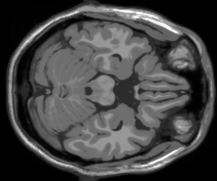
%> input picture assignment3/2/data/slice_50.png, 217 x 181 px
$ octave myMainScript.m   (GNU Octave 9; MATLAB toolbox functions it lacks are replaced by stand-ins)
%> lines starting %> are read from the running program, lines starting %| are printed output that depends on the picture
### assignment3/2/code/l1_ls_matlab/l1_ls.m
function [x,status,history] = l1_ls(A,varargin)
%
% l1-Regularized Least Squares Problem Solver
%
%   l1_ls solves problems of the following form:
%
%       minimize ||A*x-y||^2 + lambda*sum|x_i|,
%
%   where A and y are problem data and x is variable (described below).
%
% CALLING SEQUENCES
%   [x,status,history] = l1_ls(A,y,lambda [,tar_gap[,quiet]])
%   [x,status,history] = l1_ls(A,At,m,n,y,lambda, [,tar_gap,[,quiet]]))
%
%   if A is a matrix, either sequence can be used.
%   if A is an object (with overloaded operators), At, m, n must be
%   provided.
%
% INPUT
%   A       : mxn matrix; input data. columns correspond to features.
%
%   At      : nxm matrix; transpose of A.
%   m       : number of examples (rows) of A
%   n       : number of features (column)s of A
%
%   y       : m vector; outcome.
%   lambda  : positive scalar; regularization parameter
%
%   tar_gap : relative target duality gap (default: 1e-3)
%   quiet   : boolean; suppress printing message when true (default: false)
%
%   (advanced arguments)
%       eta     : scalar; parameter for PCG termination (default: 1e-3)
%       pcgmaxi : scalar; number of maximum PCG iterations (default: 5000)
%
% OUTPUT
%   x       : n vector; classifier
%   status  : string; 'Solved' or 'Failed'
%
%   history : matrix of history data. columns represent (truncated) Newton
%             iterations; rows represent the following:
%            - 1st row) gap
%            - 2nd row) primal objective
%            - 3rd row) dual objective
%            - 4th row) step size
%            - 5th row) pcg iterations
%            - 6th row) pcg status flag
%
% USAGE EXAMPLES
%   [x,status] = l1_ls(A,y,lambda);
%   [x,status] = l1_ls(A,At,m,n,y,lambda,0.001);
%

% AUTHOR    Kwangmoo Koh <deneb1@stanford.edu>
% UPDATE    Apr 8 2007
%
% COPYRIGHT 2008 Kwangmoo Koh, Seung-Jean Kim, and Stephen Boyd

%------------------------------------------------------------
%       INITIALIZE
%------------------------------------------------------------

% IPM PARAMETERS
MU              = 2;        % updating parameter of t
MAX_NT_ITER     = 400;      % maximum IPM (Newton) iteration

% LINE SEARCH PARAMETERS
ALPHA           = 0.01;     % minimum fraction of decrease in the objective
BETA            = 0.5;      % stepsize decrease factor
MAX_LS_ITER     = 100;      % maximum backtracking line search iteration

% VARIABLE ARGUMENT HANDLING
% if the second argument is a matrix or an operator, the calling sequence is
%   l1_ls(A,At,y,lambda,m,n [,tar_gap,[,quiet]]))
% if the second argument is a vector, the calling sequence is
%   l1_ls(A,y,lambda [,tar_gap[,quiet]])
if ( (isobject(varargin{1}) || ~isvector(varargin{1})) && nargin >= 6)
    At = varargin{1};
    m  = varargin{2};
    n  = varargin{3};
    y  = varargin{4};
    lambda = varargin{5};
    varargin = varargin(6:end);

elseif (nargin >= 3)
    At = A';
    [m,n] = size(A);
    y  = varargin{1};
    lambda = varargin{2};
    varargin = varargin(3:end);
else
    if (~quiet) disp('Insufficient input arguments'); end
    x = []; status = 'Failed'; history = [];
    return;
end

% VARIABLE ARGUMENT HANDLING
t0         = min(max(1,1/lambda),2*n/1e-3);
defaults   = {1e-3,false,1e-3,5000,zeros(n,1),ones(n,1),t0};
given_args = ~cellfun('isempty',varargin);
defaults(given_args) = varargin(given_args);
[reltol,quiet,eta,pcgmaxi,x,u,t] = deal(defaults{:});

f = [x-u;-x-u];

% RESULT/HISTORY VARIABLES
pobjs = [] ; dobjs = [] ; sts = [] ; pitrs = []; pflgs = [];
pobj  = Inf; dobj  =-Inf; s   = Inf; pitr  = 0 ; pflg  = 0 ;

ntiter  = 0; lsiter  = 0; zntiter = 0; zlsiter = 0;
normg   = 0; prelres = 0; dxu =  zeros(2*n,1);

% diagxtx = diag(At*A);
diagxtx = 2*ones(n,1);

if (~quiet) disp(sprintf('\nSolving a problem of size (m=%d, n=%d), with lambda=%.5e',...
            m,n,lambda)); end
if (~quiet) disp('-----------------------------------------------------------------------------');end
if (~quiet) disp(sprintf('%5s %9s %15s %15s %13s %11s',...
            'iter','gap','primobj','dualobj','step len','pcg iters')); end

%------------------------------------------------------------
%               MAIN LOOP
%------------------------------------------------------------

for ntiter = 0:MAX_NT_ITER

    z = A*x-y;

    %------------------------------------------------------------
    %       CALCULATE DUALITY GAP
    %------------------------------------------------------------

    nu = 2*z;

    maxAnu = norm(At*nu,inf);
    if (maxAnu > lambda)
        nu = nu*lambda/maxAnu;
    end
    pobj  =  z'*z+lambda*norm(x,1);
    dobj  =  max(-0.25*nu'*nu-nu'*y,dobj);
    gap   =  pobj - dobj;

    pobjs = [pobjs pobj]; dobjs = [dobjs dobj]; sts = [sts s];
    pflgs = [pflgs pflg]; pitrs = [pitrs pitr];

    %------------------------------------------------------------
    %   STOPPING CRITERION
    %------------------------------------------------------------
    if (~quiet) disp(sprintf('%4d %12.2e %15.5e %15.5e %11.1e %8d',...
        ntiter, gap, pobj, dobj, s, pitr)); end

    if (gap/dobj < reltol)
        status  = 'Solved';
        history = [pobjs-dobjs; pobjs; dobjs; sts; pitrs; pflgs];
        if (~quiet) disp('Absolute tolerance reached.'); end
        %disp(sprintf('total pcg iters = %d\n',sum(pitrs)));
        return;
    end
    %------------------------------------------------------------
    %       UPDATE t
    %------------------------------------------------------------
    if (s >= 0.5)
        t = max(min(2*n*MU/gap, MU*t), t);
    end

    %------------------------------------------------------------
    %       CALCULATE NEWTON STEP
    %------------------------------------------------------------

    q1 = 1./(u+x);          q2 = 1./(u-x);
    d1 = (q1.^2+q2.^2)/t;   d2 = (q1.^2-q2.^2)/t;


    % calculate gradient
    gradphi = [At*(z*2)-(q1-q2)/t; lambda*ones(n,1)-(q1+q2)/t];

    % calculate vectors to be used in the preconditioner
    prb     = diagxtx+d1;
    prs     = prb.*d1-(d2.^2);

    % set pcg tolerance (relative)
    normg   = norm(gradphi);
    pcgtol  = min(1e-1,eta*gap/min(1,normg));

    if (ntiter ~= 0 && pitr == 0) pcgtol = pcgtol*0.1; end

    [dxu,pflg,prelres,pitr,presvec] = ...
        pcg(@AXfunc_l1_ls,-gradphi,pcgtol,pcgmaxi,@Mfunc_l1_ls,...
            [],dxu,A,At,d1,d2,d1./prs,d2./prs,prb./prs);

    if (pflg == 1) pitr = pcgmaxi; end

    dx  = dxu(1:n);
    du  = dxu(n+1:end);

    %------------------------------------------------------------
    %   BACKTRACKING LINE SEARCH
    %------------------------------------------------------------
    phi = z'*z+lambda*sum(u)-sum(log(-f))/t;
    s = 1.0;
    gdx = gradphi'*dxu;
    for lsiter = 1:MAX_LS_ITER
        newx = x+s*dx; newu = u+s*du;
        newf = [newx-newu;-newx-newu];
        if (max(newf) < 0)
            newz   =  A*newx-y;
            newphi =  newz'*newz+lambda*sum(newu)-sum(log(-newf))/t;
            if (newphi-phi <= ALPHA*s*gdx)
                break;
            end
        end
        s = BETA*s;
    end
    if (lsiter == MAX_LS_ITER) break; end % exit by BLS

    x = newx; u = newu; f = newf;
end


%------------------------------------------------------------
%       ABNORMAL TERMINATION (FALL THROUGH)
%------------------------------------------------------------
if (lsiter == MAX_LS_ITER)
    % failed in backtracking linesearch.
    if (~quiet) disp('MAX_LS_ITER exceeded in BLS'); end
    status = 'Failed';
elseif (ntiter == MAX_NT_ITER)
    % fail to find the solution within MAX_NT_ITER
    if (~quiet) disp('MAX_NT_ITER exceeded.'); end
    status = 'Failed';
end
history = [pobjs-dobjs; pobjs; dobjs; sts; pitrs; pflgs];

return;

%------------------------------------------------------------
%       COMPUTE AX (PCG)
%------------------------------------------------------------
function [y] = AXfunc_l1_ls(x,A,At,d1,d2,p1,p2,p3)
%
% y = hessphi*[x1;x2],
%
% where hessphi = [A'*A*2+D1 , D2;
%                  D2        , D1];

n  = length(x)/2;
x1 = x(1:n);
x2 = x(n+1:end);

y = [(At*((A*x1)*2))+d1.*x1+d2.*x2; d2.*x1+d1.*x2];

%------------------------------------------------------------
%       COMPUTE P^{-1}X (PCG)
%------------------------------------------------------------
function [y] = Mfunc_l1_ls(x,A,At,d1,d2,p1,p2,p3)
%
% y = P^{-1}*x,
%

n  = length(x)/2;
x1 = x(1:n);
x2 = x(n+1:end);

y = [ p1.*x1-p2.*x2;...
     -p2.*x1+p3.*x2];

### assignment3/2/code/myMainScript.m
%% Question 2
clc; clear all; close all;
tic;
%% Reading slices
slice_50 = im2double(imread("../data/slice_50.png"));
%> slice_50: size 181x217 double; min 0, max 1, mean 0.27
slice_50 = padarray(slice_50, [37, 19], 0, 'both');;
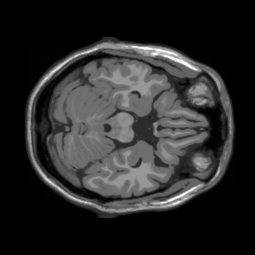
%> slice_50: size 255x255 double; min 0, max 1, mean 0.163
slice_51 = im2double(imread("../data/slice_51.png"));
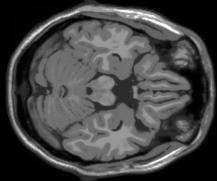
%> input picture assignment3/2/data/slice_51.png, 217 x 181 px
%> slice_51: size 181x217 double; min 0, max 1, mean 0.269
slice_51 = padarray(slice_51, [37, 19], 0, 'both');
%> slice_51: size 255x255 double
slice_52 = im2double(imread("../data/slice_52.png"));
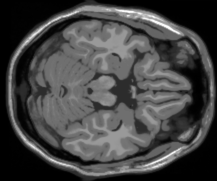
%> input picture assignment3/2/data/slice_52.png, 217 x 181 px
%> slice_52: size 181x217 double; min 0, max 1, mean 0.268
slice_52 = padarray(slice_52, [37, 19], 0, 'both');
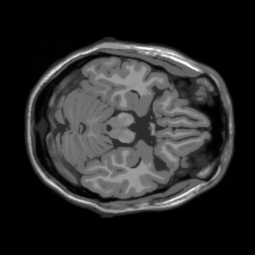
%> slice_52: size 255x255 double; min 0, max 1, mean 0.162
%% Creating measurements
random_angles = unifrnd(0, 180, 1, 36);
% random_angles = 0:10:179;
measurements_slice_50 = radon(slice_50, random_angles);
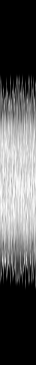
%> measurements_slice_50: size 365x36 double; min 0, max 81.64, mean 29; drawn with min black and max white
measurements_slice_51 = radon(slice_51, random_angles);
%% Part a - Filtered Back Projection using Ram-Lak Filter
[reconstructed_slice_50_ramlak, H] = iradon(measurements_slice_50, ...
    random_angles,'linear','Ram-Lak', 1, 255);
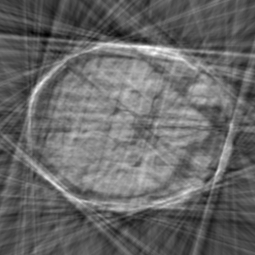
%> reconstructed_slice_50_ramlak: size 255x255 double; min -0.594, max 1.24, mean 0.155; drawn with min black and max white
%> H = 1024 values, max 1 at index 513, min 0 at index 1, mean 0.5
figure();
imshow(reconstructed_slice_50_ramlak);
colormap('gray');
title("Filtered Backprojection using Ram-Lak filter - Slice 50");
daspect([1 1 1]);
axis on;
axis tight;
colorbar;
% Slice 51
[reconstructed_slice_51_ramlak, H] = iradon(measurements_slice_51, ...
    random_angles,'linear','Ram-Lak', 1, 255);
figure();
imshow(reconstructed_slice_51_ramlak);
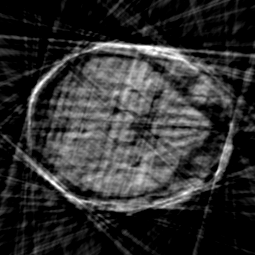
%> displayed picture: size 255x255, on the screen's scale of 0 to 255; min 0, max 255, mean 48.1
colormap('gray');
title("Filtered Backprojection using Ram-Lak filter - Slice 51");
daspect([1 1 1]);
axis on;
axis tight;
colorbar;
%% Part b - Independent CS-based reconstruction
addpath('./l1_ls_matlab');
y_50 = measurements_slice_50(:);
m = size(y_50, 1);
%> m = 13140
n = size(slice_50(:), 1);
%> n = 65025
projection_size = size(measurements_slice_50, 1);
%> projection_size = 365
A = forward_model(@idct2, projection_size, 255, random_angles);
At = forward_modelt(@dct2, projection_size, 255, random_angles);
lambda = 0.1;
rel_tol = 1e-6;
quiet = true;
[beta, status] = l1_ls(A, At, m, n, y_50, lambda,...
    rel_tol, quiet);
%> in l1_ls, `m  = varargin{2};`: m = 13140
%> in l1_ls, `n  = varargin{3};`: n = 65025
%> in l1_ls, `lambda = varargin{5};`: lambda = 0.1
%> in l1_ls, `varargin = varargin(6:end);`: varargin = {1e-06, true}
%> in l1_ls, `t0         = min(max(1,1/lambda),2*n/1e-3);`: t0 = 10
%> in l1_ls, `given_args = ~cellfun('isempty',varargin);`: given_args = [true true]
%> in l1_ls, `[reltol,quiet,eta,pcgmaxi,x,u,t] = deal(defaults{:});`: reltol = 1e-06; quiet = true; eta = 0.001; pcgmaxi = 5000; t = 10
%> (the run ends here)
